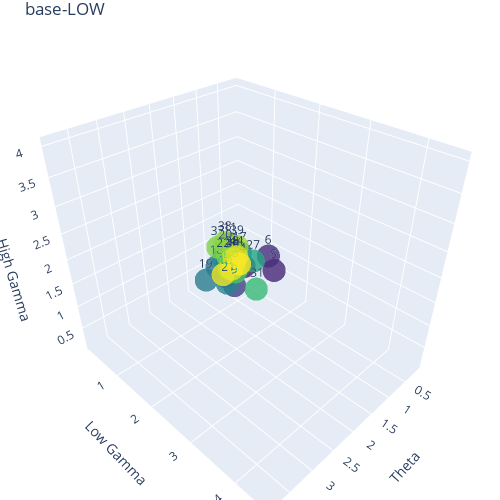

Notebook cell for this chart:
### Code cell
animated_3D_scatter_plot(vector_BL,'base-LOW',remove_idx,False)
